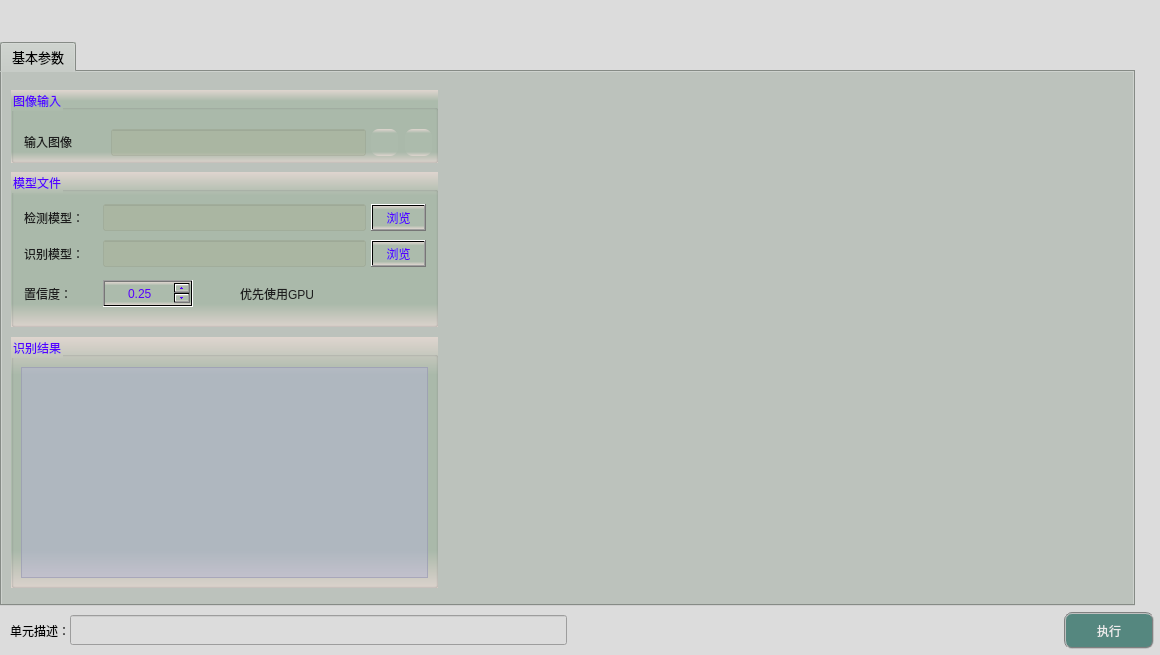
<?xml version="1.0" encoding="UTF-8"?>
<ui version="4.0">
 <class>frmPlateRecognitionClass</class>
 <widget class="QDialog" name="frmPlateRecognitionClass">
  <property name="geometry">
   <rect>
    <x>0</x>
    <y>0</y>
    <width>1160</width>
    <height>655</height>
   </rect>
  </property>
  <property name="minimumSize">
   <size>
    <width>1160</width>
    <height>655</height>
   </size>
  </property>
  <property name="maximumSize">
   <size>
    <width>1160</width>
    <height>655</height>
   </size>
  </property>
  <property name="windowTitle">
   <string>车牌识别</string>
  </property>
  <property name="styleSheet">
   <string notr="true">background-color: rgb(220, 220, 220);</string>
  </property>
  <layout class="QGridLayout" name="gridLayout">
   <property name="leftMargin">
    <number>0</number>
   </property>
   <property name="topMargin">
    <number>0</number>
   </property>
   <property name="rightMargin">
    <number>0</number>
   </property>
   <property name="bottomMargin">
    <number>0</number>
   </property>
   <property name="spacing">
    <number>1</number>
   </property>
   <item row="0" column="0">
    <spacer name="verticalSpacer_2">
     <property name="orientation">
      <enum>Qt::Vertical</enum>
     </property>
     <property name="sizeType">
      <enum>QSizePolicy::Fixed</enum>
     </property>
     <property name="sizeHint" stdset="0">
      <size>
       <width>20</width>
       <height>42</height>
      </size>
     </property>
    </spacer>
   </item>
   <item row="1" column="0">
    <widget class="QTabWidget" name="tabWidget">
     <property name="minimumSize">
      <size>
       <width>450</width>
       <height>550</height>
      </size>
     </property>
     <property name="font">
      <font>
       <family>Microsoft YaHei</family>
       <pointsize>10</pointsize>
      </font>
     </property>
     <property name="styleSheet">
      <string notr="true">background-color: #bcc2bc;</string>
     </property>
     <property name="currentIndex">
      <number>0</number>
     </property>
     <widget class="QWidget" name="tab">
      <attribute name="title">
       <string>基本参数</string>
      </attribute>
      <widget class="QGroupBox" name="groupC1">
       <property name="geometry">
        <rect>
         <x>9</x>
         <y>18</y>
         <width>427</width>
         <height>73</height>
        </rect>
       </property>
       <property name="styleSheet">
        <string notr="true">background-color: qlineargradient(x1:0, y1:0, x2:0, y2:1, stop:0 #dfd5cf, stop: 0.15 #acbbac, stop: 0.85 #acbbac,stop:1 #dfd5cf);
color: rgb(85, 0, 255);</string>
       </property>
       <property name="title">
        <string>图像输入</string>
       </property>
       <widget class="QLabel" name="label_4">
        <property name="geometry">
         <rect>
          <x>13</x>
          <y>42</y>
          <width>79</width>
          <height>19</height>
         </rect>
        </property>
        <property name="styleSheet">
         <string notr="true">color: rgb(30, 30, 30);background: transparent;</string>
        </property>
        <property name="text">
         <string>输入图像</string>
        </property>
       </widget>
       <widget class="QLineEdit" name="txtLinkImage">
        <property name="geometry">
         <rect>
          <x>100</x>
          <y>39</y>
          <width>255</width>
          <height>27</height>
         </rect>
        </property>
        <property name="styleSheet">
         <string notr="true">color: rgb(0, 0, 200);background-color: rgba(170, 170, 127,50);</string>
        </property>
        <property name="alignment">
         <set>Qt::AlignCenter</set>
        </property>
        <property name="readOnly">
         <bool>true</bool>
        </property>
       </widget>
       <widget class="QPushButton" name="btnLinkImage">
        <property name="geometry">
         <rect>
          <x>360</x>
          <y>39</y>
          <width>27</width>
          <height>27</height>
         </rect>
        </property>
        <property name="toolTip">
         <string>链接图像</string>
        </property>
        <property name="styleSheet">
         <string notr="true">QWidget{ border:none;border-radius: 8px;padding: 2px 4px;}
QPushButton:hover{ background-color: rgba(85, 150, 127, 100);}
QPushButton:pressed{background-color: rgba(85, 180, 127, 160);}</string>
        </property>
        <property name="icon">
         <iconset resource="sub_res.qrc">
          <normaloff>:/resource/link.png</normaloff>:/resource/link.png</iconset>
        </property>
        <property name="iconSize">
         <size>
          <width>27</width>
          <height>27</height>
         </size>
        </property>
       </widget>
       <widget class="QPushButton" name="btnDelLinkImage">
        <property name="geometry">
         <rect>
          <x>394</x>
          <y>39</y>
          <width>27</width>
          <height>27</height>
         </rect>
        </property>
        <property name="toolTip">
         <string>删除图像链接</string>
        </property>
        <property name="styleSheet">
         <string notr="true">QWidget{ border:none;border-radius: 8px;padding: 2px 4px;}
QPushButton:hover{ background-color: rgba(226, 142, 162, 100);}
QPushButton:pressed{background-color: rgba(226, 172, 162, 200);}</string>
        </property>
        <property name="icon">
         <iconset resource="sub_res.qrc">
          <normaloff>:/resource/del_link.png</normaloff>:/resource/del_link.png</iconset>
        </property>
        <property name="iconSize">
         <size>
          <width>27</width>
          <height>27</height>
         </size>
        </property>
       </widget>
      </widget>
      <widget class="QGroupBox" name="groupModel">
       <property name="geometry">
        <rect>
         <x>9</x>
         <y>100</y>
         <width>427</width>
         <height>155</height>
        </rect>
       </property>
       <property name="styleSheet">
        <string notr="true">background-color: qlineargradient(x1:0, y1:0, x2:0, y2:1, stop:0 #dfd5cf, stop: 0.15 #acbbac, stop: 0.85 #acbbac,stop:1 #dfd5cf);
color: rgb(85, 0, 255);</string>
       </property>
       <property name="title">
        <string>模型文件</string>
       </property>
       <widget class="QLabel" name="labelDet">
        <property name="geometry">
         <rect>
          <x>13</x>
          <y>36</y>
          <width>79</width>
          <height>19</height>
         </rect>
        </property>
        <property name="styleSheet">
         <string notr="true">color: rgb(30, 30, 30);background: transparent;</string>
        </property>
        <property name="text">
         <string>检测模型：</string>
        </property>
       </widget>
       <widget class="QLineEdit" name="txtDetectModel">
        <property name="geometry">
         <rect>
          <x>92</x>
          <y>32</y>
          <width>263</width>
          <height>27</height>
         </rect>
        </property>
        <property name="styleSheet">
         <string notr="true">color: rgb(0, 0, 200);background-color: rgba(170, 170, 127,50);</string>
        </property>
       </widget>
       <widget class="QPushButton" name="btnDetectModel">
        <property name="geometry">
         <rect>
          <x>360</x>
          <y>32</y>
          <width>55</width>
          <height>27</height>
         </rect>
        </property>
        <property name="text">
         <string>浏览</string>
        </property>
       </widget>
       <widget class="QLabel" name="labelRec">
        <property name="geometry">
         <rect>
          <x>13</x>
          <y>72</y>
          <width>79</width>
          <height>19</height>
         </rect>
        </property>
        <property name="styleSheet">
         <string notr="true">color: rgb(30, 30, 30);background: transparent;</string>
        </property>
        <property name="text">
         <string>识别模型：</string>
        </property>
       </widget>
       <widget class="QLineEdit" name="txtRecModel">
        <property name="geometry">
         <rect>
          <x>92</x>
          <y>68</y>
          <width>263</width>
          <height>27</height>
         </rect>
        </property>
        <property name="styleSheet">
         <string notr="true">color: rgb(0, 0, 200);background-color: rgba(170, 170, 127,50);</string>
        </property>
       </widget>
       <widget class="QPushButton" name="btnRecModel">
        <property name="geometry">
         <rect>
          <x>360</x>
          <y>68</y>
          <width>55</width>
          <height>27</height>
         </rect>
        </property>
        <property name="text">
         <string>浏览</string>
        </property>
       </widget>
       <widget class="QLabel" name="labelScore">
        <property name="geometry">
         <rect>
          <x>13</x>
          <y>112</y>
          <width>79</width>
          <height>19</height>
         </rect>
        </property>
        <property name="styleSheet">
         <string notr="true">color: rgb(30, 30, 30);background: transparent;</string>
        </property>
        <property name="text">
         <string>置信度：</string>
        </property>
       </widget>
       <widget class="QDoubleSpinBox" name="spinScore">
        <property name="geometry">
         <rect>
          <x>92</x>
          <y>108</y>
          <width>90</width>
          <height>27</height>
         </rect>
        </property>
        <property name="decimals">
         <number>2</number>
        </property>
        <property name="maximum">
         <double>1.000000000000000</double>
        </property>
        <property name="singleStep">
         <double>0.050000000000000</double>
        </property>
        <property name="value">
         <double>0.250000000000000</double>
        </property>
        <property name="alignment">
         <set>Qt::AlignCenter</set>
        </property>
       </widget>
       <widget class="QCheckBox" name="chkGpu">
        <property name="geometry">
         <rect>
          <x>210</x>
          <y>110</y>
          <width>141</width>
          <height>23</height>
         </rect>
        </property>
        <property name="styleSheet">
         <string notr="true">color: rgb(30, 30, 30);background: transparent;</string>
        </property>
        <property name="text">
         <string>优先使用GPU</string>
        </property>
       </widget>
      </widget>
      <widget class="QGroupBox" name="groupC6">
       <property name="geometry">
        <rect>
         <x>9</x>
         <y>265</y>
         <width>427</width>
         <height>251</height>
        </rect>
       </property>
       <property name="styleSheet">
        <string notr="true">background-color: qlineargradient(x1:0, y1:0, x2:0, y2:1, stop:0 #dfd5cf, stop: 0.15 #acbbac, stop: 0.85 #acbbac,stop:1 #dfd5cf);
color: rgb(85, 0, 255);</string>
       </property>
       <property name="title">
        <string>识别结果</string>
       </property>
       <widget class="QTextEdit" name="txtMsg">
        <property name="geometry">
         <rect>
          <x>10</x>
          <y>30</y>
          <width>407</width>
          <height>211</height>
         </rect>
        </property>
        <property name="styleSheet">
         <string notr="true">QTextEdit { background-color: rgba(180, 180, 215,120); color: rgba(20, 20, 20,200); }</string>
        </property>
        <property name="readOnly">
         <bool>true</bool>
        </property>
       </widget>
      </widget>
     </widget>
    </widget>
   </item>
   <item row="3" column="0" colspan="3">
    <layout class="QHBoxLayout" name="horizontalLayout">
     <property name="spacing">
      <number>0</number>
     </property>
     <property name="bottomMargin">
      <number>6</number>
     </property>
     <item>
      <spacer name="horizontalSpacer">
       <property name="orientation">
        <enum>Qt::Horizontal</enum>
       </property>
       <property name="sizeType">
        <enum>QSizePolicy::Fixed</enum>
       </property>
       <property name="sizeHint" stdset="0">
        <size>
         <width>10</width>
         <height>20</height>
        </size>
       </property>
      </spacer>
     </item>
     <item>
      <widget class="QLabel" name="label_3">
       <property name="text">
        <string>单元描述：</string>
       </property>
       <property name="styleSheet">
        <string notr="true">background-color: rgba(255, 255, 255, 0);</string>
       </property>
      </widget>
     </item>
     <item>
      <widget class="QLineEdit" name="txtDescribe">
       <property name="minimumSize">
        <size>
         <width>357</width>
         <height>30</height>
        </size>
       </property>
      </widget>
     </item>
     <item>
      <spacer name="horizontalSpacer_8">
       <property name="orientation">
        <enum>Qt::Horizontal</enum>
       </property>
       <property name="sizeHint" stdset="0">
        <size>
         <width>40</width>
         <height>20</height>
        </size>
       </property>
      </spacer>
     </item>
     <item>
      <widget class="QPushButton" name="btnExecute">
       <property name="minimumSize">
        <size>
         <width>90</width>
         <height>37</height>
        </size>
       </property>
       <property name="styleSheet">
        <string notr="true">QWidget{ background-color: rgb(85, 135, 127);}
QWidget{ color: rgb(235, 235, 235);}
QWidget{ border: 2px groove gray;border-radius: 8px;padding: 2px 4px;}
QPushButton:hover{ background-color: rgb(85, 155, 127);}
QPushButton:pressed{background-color: rgb(85, 175, 127);}</string>
       </property>
       <property name="text">
        <string>执行</string>
       </property>
      </widget>
     </item>
     <item>
      <spacer name="horizontalSpacer_2">
       <property name="orientation">
        <enum>Qt::Horizontal</enum>
       </property>
       <property name="sizeType">
        <enum>QSizePolicy::Fixed</enum>
       </property>
       <property name="sizeHint" stdset="0">
        <size>
         <width>6</width>
         <height>20</height>
        </size>
       </property>
      </spacer>
     </item>
    </layout>
   </item>
   <item row="0" column="2">
    <spacer name="verticalSpacer">
     <property name="orientation">
      <enum>Qt::Vertical</enum>
     </property>
     <property name="sizeType">
      <enum>QSizePolicy::Fixed</enum>
     </property>
     <property name="sizeHint" stdset="0">
      <size>
       <width>20</width>
       <height>42</height>
      </size>
     </property>
    </spacer>
   </item>
   <item row="1" column="2">
    <layout class="QGridLayout" name="imageLayout">
     <property name="spacing">
      <number>1</number>
     </property>
    </layout>
   </item>
   <item row="2" column="0">
    <spacer name="verticalSpacer_4">
     <property name="orientation">
      <enum>Qt::Vertical</enum>
     </property>
     <property name="sizeType">
      <enum>QSizePolicy::Fixed</enum>
     </property>
     <property name="sizeHint" stdset="0">
      <size>
       <width>20</width>
       <height>5</height>
      </size>
     </property>
    </spacer>
   </item>
   <item row="1" column="1">
    <spacer name="horizontalSpacer_3">
     <property name="orientation">
      <enum>Qt::Horizontal</enum>
     </property>
     <property name="sizeType">
      <enum>QSizePolicy::Fixed</enum>
     </property>
     <property name="sizeHint" stdset="0">
      <size>
       <width>3</width>
       <height>20</height>
      </size>
     </property>
    </spacer>
   </item>
  </layout>
 </widget>
 <resources>
  <include location="sub_res.qrc"/>
 </resources>
 <connections/>
</ui>
